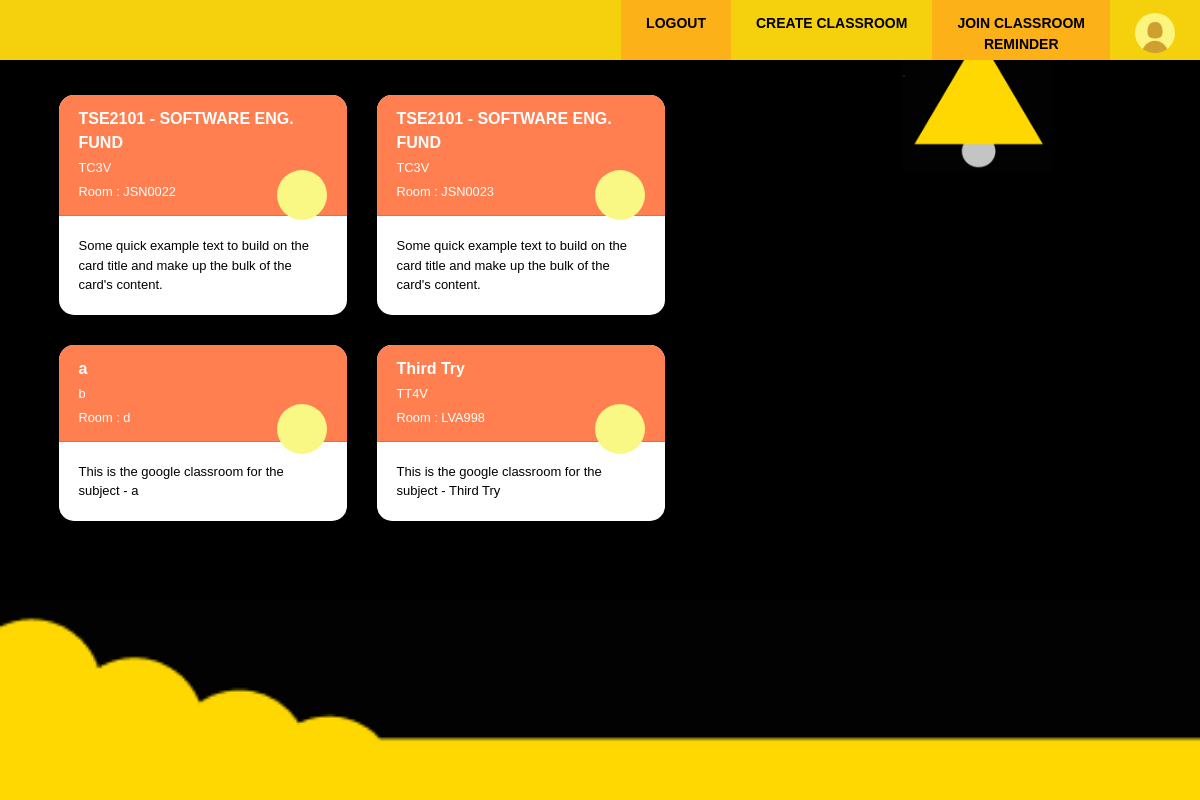
Screenshot of /teacher/viewClassroomMain.php (signed in) with the database file from the repository.
### tables this page shows
CREATE TABLE `classroom` (
  `Class_Code` int(11) NOT NULL,
  `Teacher_Email_Address` varchar(50) DEFAULT NULL,
  `Class_Name` varchar(20) NOT NULL,
  `Class_Section` varchar(20) DEFAULT NULL,
  `Class_Subject` varchar(225) DEFAULT NULL,
  `Class_Room` varchar(20) DEFAULT NULL
);

### teacher/viewClassroomMain.php (the view, shortened to what this page needs)
<?php
    require('../db.php');
?>
<!DOCTYPE html>
<html>
    <head>
        <link rel="stylesheet" href="https://cdn.jsdelivr.net/npm/bootstrap@4.5.3/dist/css/bootstrap.min.css">
        <link rel="stylesheet" href="../css/teacher/viewClassroomMain.css" />
    </head>
    <body>
        <?php include '../shared/teacherNav.php';?>
        <div class="container-xxl">
            <div class="row">
                <div class="col-6">
                    <div class="classroom-wrapper">
                        <div class="row">
                            <div class="classroom">
                                <a href="viewAnnoucement.php" class="clickable-card">
                                    <div class="col">
                                    <div class="card" style="width: 18rem; border-radius: 15px;">
                                            <div class="card-header card_head">
                                                TSE2101 - SOFTWARE ENG. FUND<br/>
                                                <small>
                                                    TC3V<br/>
                                                </small>
                                                <small>
                                                    <span>Room : JSN0022</span><br/>
                                                </small>
                                                <span class="dot"></span>
                                            </div>
                                            <div class="card-body">
                                                <p class="card-text card_text">Some quick example text to build on the card title and make up the bulk of the card's content.</p>
                                            </div>
                                        </div>
                                    </div>
                                </a>
                                <a href="viewAnnoucement.php" class="clickable-card">
                                    <div class="col">
                                        <div class="card" style="width: 18rem; border-radius: 15px;">
                                            <div class="card-header card_head">
                                                TSE2101 - SOFTWARE ENG. FUND<br/>
                                                <small>
                                                    TC3V<br/>
                                                </small>
                                                <small>
                                                    <span>Room : JSN0023</span><br/>
                                                </small>
                                                <span class="dot"></span>
                                            </div>
                                            <div class="card-body">
                                                <p class="card-text card_text">Some quick example text to build on the card title and make up the bulk of the card's content.</p>
                                            </div>
                                        </div>
                                    </div>
                                </a>
                            </div>
                        </div>
                        <?php
                            $email = $_SESSION['Teacher_Email_Address'];
                            $querySelect = mysqli_query($con, "SELECT * FROM classroom where Teacher_Email_Address = '$email'");
                            $numrow = mysqli_num_rows($querySelect);
                        ?>
                        <div class="row" style="margin-top: 30px;">
                            <div class="classroom">
                                <?php
                                    if($numrow != 0) {
                                        while($row = mysqli_fetch_assoc($querySelect)) {
                                            $db_className = $row['Class_Name'];
                                            $db_classSection = $row['Class_Section'];
                                            $db_classSubject = $row['Class_Subject'];
                                            $db_classRoom = $row['Class_Room'];
                                ?>
                                        <a href="viewAnnoucement.php" class="clickable-card">
                                            <div class="col">
                                                <div class="card" style="width: 18rem; border-radius: 15px;">
                                                    <div class="card-header card_head">
                                                        <?php echo $db_className ?><br/>
                                                        <small>
                                                            <?php echo $db_classSection ?><br/>
                                                        </small>
                                                        <small>
                                                            <span>Room : </span><?php echo $db_classRoom ?><br/>
                                                        </small>
                                                        <span class="dot"></span>
                                                    </div>
                                                    <div class="card-body">
                                                        <p class="card-text card_text"><?php echo $db_classSubject ?></p>
                                                    </div>
                                                </div>
                                            </div>
                                        </a>
                                <?php
                                        }
                                    }
                                ?>
                            </div>
                        </div>
                    </div>
                </div>
                <div class="col">
                    <div class="teacher-triangle">
                        .
                    </div>
                </div>
            </div>
        </div>
        <div class="bottom-bubble">
            <img src="../pic/bottom_bubble.png" />
        </div>
    </body>
</html>

### shared/teacherNav.php (shortened to what this page needs)
<!DOCTYPE html>
  <html>
    <head>
      <link rel="stylesheet" href="../css/globalNav.css" />
    </head>
    <body>
      <div class="topnav">
        <a id="main_link" class="misc-pic" href="./viewClassroomMain.php"><img src="../pic/profilepic.png" height="40px" width="40px" /></a>
        <a id="main_link" href="./joinClassroom.php"><p>JOIN CLASSROOM<br/> REMINDER</p></a>
        <a id="main_link" href="./createClassroom.php"><p>CREATE CLASSROOM</p></a>
        <a id="main_link" href="../logout.php"><p>LOGOUT</p></a>
      </div>
    </body>
  </html>

### css/teacher/viewClassroomMain.css (style rules this page uses)
body { background-color: black; overflow-x: hidden; }
.bottom-bubble img { position: absolute; bottom: 0px; width: 100%; }
.classroom-wrapper { width: 96px; margin-top: 6%; margin-left: 10%; }
.teacher-triangle { background-image: url('../../pic/homepage_triangle.png'); background-repeat: no-repeat; margin-left: 49%; background-size: contain; height: 24% !important; }
.classroom { display: flex; }
.dot { height: 50px; width: 50px; background-color: #FAF884; border-radius: 50%; display: inline-block; position: absolute; left: 76%; top: 34%; }
.card { border: none; border-radius: 18px; z-index: 1; }
.card_head { color: white; font-weight: bold; background-color: #FF7F50; border-top-left-radius: 15px !important; border-top-right-radius: 15px !important; }
.card_text { font-size: 13px; }
.clickable-card, .clickable-card:hover { text-decoration: none; color: black; }

### css/globalNav.css (style rules this page uses)
body { margin: 0; font-family: Arial, Helvetica, sans-serif; }
.topnav { overflow: hidden; background-color: #F5D10D; }
.topnav p { font-size: 14px; color: black; font-weight: bold; }
.topnav > .misc-pic img { margin-bottom: 20px; border-radius: 50%; }
.topnav a { float: right; color: #f2f2f2; text-align: center; padding: 0px 25px ; padding-top: 13px; height: 60px; text-decoration: none; font-size: 17px; width: auto; white-space: nowrap; }
.topnav > a:nth-child(even)#main_link { background-color: #FBB117; }

### rows the page displays
classroom: Class_Name "a", Class_Section "b", Class_Room "d", Class_Subject "This is the google classroom for the subject - a"
classroom: Class_Name "Third Try", Class_Section "TT4V", Class_Room "LVA998", Class_Subject "This is the google classroom for the subject - Third Try"
